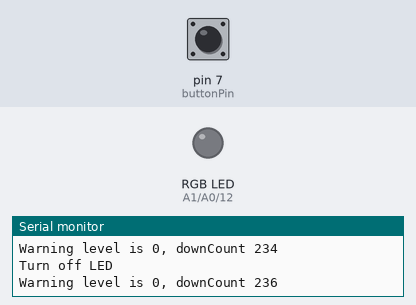
Bench run of a sketch on a simulated Teensy 4. Parts: an RGB LED mixed from three pins (HIGH = lit), the last lines printed to the serial monitor. The test bench sets the inputs (shaded band); at power-on: pin 7 (buttonPin) LOW.

Above: at 1.2 s.
1.3 s: pin 7 (buttonPin) pulled HIGH for 0.15 s
At 2.2 s:
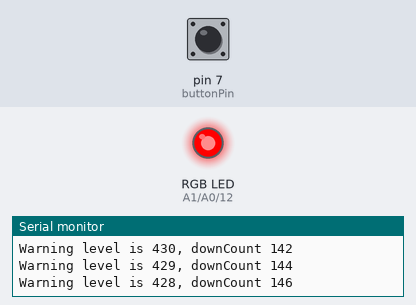
3.9 s: pin 7 (buttonPin) pulled HIGH for 1 s
At 6.7 s:
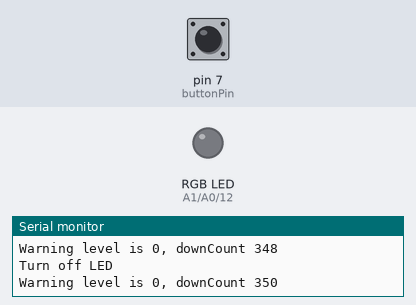
7.4 s: pin 7 (buttonPin) pulled HIGH for 3.2 s
At 11.4 s:
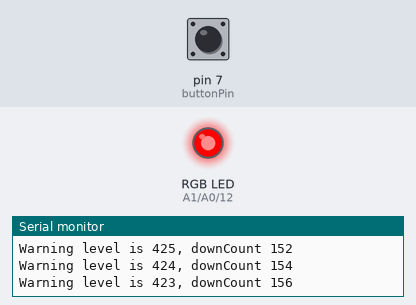
13.1 s: pin 7 (buttonPin) pulsed HIGH 2 times (0.12 s each, 0.3 s apart)
At 14.4 s:
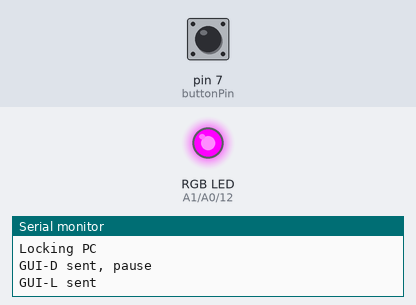
Timing chart, 0 to 17.7 s (numbered marks = the images above; inputs shaded):
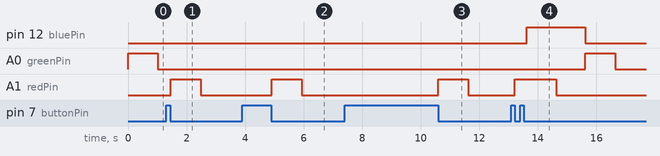

The sketch:

panic_button_2.ino
```cpp
/*
Author : Carl Verbiest
Created : Jul 9, 2012
Purpose : Teensy 2.0 code for a windows lockdown button
*/

int redPin =  15;
int greenPin =  14;
int bluePin =  12;
int buttonPin = 7;
int warnLevel = 0;
int beenUp = 0;
int SerialOn = 0;
int downCount = 0;
char lastinfo[100];

// The setup() method runs once, when the sketch starts

void setup()   {
  // initialize the digitals pin as an outputs
  pinMode(redPin, OUTPUT);
  pinMode(greenPin, OUTPUT);
  pinMode(bluePin, OUTPUT);
  Serial.begin(38400);
  SerialOn = 1;
  pinMode(buttonPin, INPUT);
  SetLedRGB(LOW,HIGH,LOW);
}

void SetLedRGB(int red, int green, int blue) {
  digitalWrite(redPin, red);
  digitalWrite(greenPin, green);
  digitalWrite(bluePin, blue);
}

void feedback(char txt[]) {
  if (SerialOn) { if (strcmp(lastinfo,txt)) Serial.println(txt); strcpy(lastinfo, txt); }
}

void LockPC() {
    feedback("Locking PC");

    // Press GUI-D
    Keyboard.set_modifier(MODIFIERKEY_GUI);
    Keyboard.send_now();
    Keyboard.set_key1(KEY_D);
    Keyboard.send_now();
    // release all the keys at the same instant
    Keyboard.set_modifier(0);
    Keyboard.set_key1(0);
    Keyboard.send_now();

    feedback("GUI-D sent, pause");
    delay(100);

    // Press GUI-L
    Keyboard.set_modifier(MODIFIERKEY_GUI);
    Keyboard.send_now();
    Keyboard.set_key1(KEY_L);
    Keyboard.send_now();
    // release all the keys at the same instant
    Keyboard.set_modifier(0);
    Keyboard.set_key1(0);
    Keyboard.send_now();
    Serial.println("GUI-L sent");

    SetLedRGB(HIGH,LOW,HIGH);
    delay(1000);
    SetLedRGB(LOW,LOW,HIGH);
    delay(1000);
    SetLedRGB(LOW,HIGH,LOW);
}


void loop()
{
  char info[100];

  if (digitalRead(buttonPin) == HIGH) {
    beenUp = 1;
    downCount = 0;
    /* Serial.println("Button is not pressed...");*/
  } else {
    downCount++;
    if (beenUp) {
      beenUp = 0;
      feedback("Button pressed!!!");
      warnLevel += 500;
      if (warnLevel > 500) {
        LockPC();
        warnLevel = 0;
      }
    }
    downCount++;
    if (downCount > 200) {
      feedback("Turn off LED");
      warnLevel = 0;
      SetLedRGB(LOW,LOW,LOW);
    }
  }
  sprintf(info, "Warning level is %i, downCount %i", warnLevel, downCount);
  feedback(info);
  if (warnLevel > 0) {
    SetLedRGB(HIGH,LOW,LOW);
    warnLevel--;
    if (warnLevel == 0) SetLedRGB(LOW,HIGH,LOW);
  }
  delay(10);
}
```

Measured:
- after the input at 1.3 s, A1 (redPin): LOW → HIGH after 0.15 s, → LOW 1.0 s later
- after the input at 3.9 s, A1 (redPin): LOW → HIGH after 1.0 s, → LOW 1.0 s later
- after the input at 7.4 s, A1 (redPin): LOW → HIGH after 3.2 s, → LOW 1.0 s later
- after the input at 13.1 s, pin 12 (bluePin): LOW → HIGH after 0.53 s, → LOW 2.0 s later; A0 (greenPin): LOW → HIGH after 2.5 s, → LOW 1.0 s later; A1 (redPin): LOW → HIGH after 0.12 s, → LOW 1.4 s later
